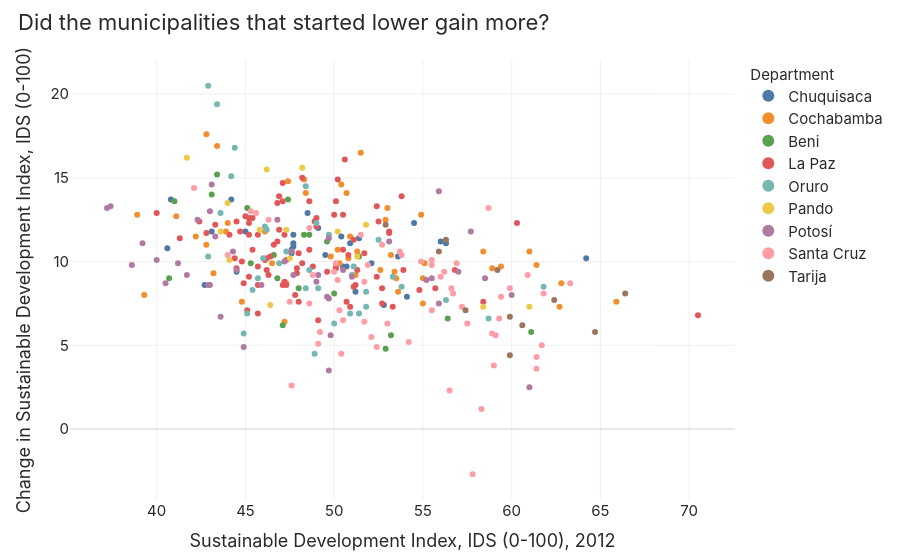

Notebook code for this chart:
### Markdown cell above
The mean rose and the spread fell: a first hint of convergence.

### Change per municipality

`geo.change()` gives each unit's initial and final value, its change and its rank in each period:

### Code cell
chg = geo.change(ids, "index_sdg")
print(f"The IDS rose in {(chg['index_sdg_change'] > 0).sum()} of {len(chg)} units; "
      f"correlation of the change with the initial level: "
      f"{np.corrcoef(chg['index_sdg_2012'], chg['index_sdg_change'])[0, 1]:.2f}")
px.scatter(chg, x="index_sdg_2012", y="index_sdg_change", color="department", hover_name="name",
           labels=geo.labels(chg), title="Did the municipalities that started lower gain more?")

### Figure 1 — Plotly figure (JSON) as saved in the notebook; plotly's stock layout.template omitted (floating-point values rounded to 4 significant figures)
{"data": [{"hovertemplate": "<b>%{hovertext}</b><br><br>Department=Chuquisaca<br>Sustainable Development Index, IDS (0-100), 2012=%{x}<br>Change in Sustainable Development Index, IDS (0-100)=%{y}<extra></extra>", "hovertext": ["Azurduy", "Tarvita", "Villa Serrano", "Huacareta", "Monteagudo", "Huacaya (Autonomía Guaraní Chaqueño de Huacaya)", "Macharetí", "Villa Vaca Guzmán", "Camargo", "Incahuasi", "San Lucas", "Villa Charcas", "Poroma", "Sucre", "Yotala", "Culpina", "Las Carreras", "Villa Abecia", "Alcalá", "El Villar", "Padilla", "Sopachuy", "Tomina", "Tarabuco", "Yamparáez", "Mojocoya", "Presto", "Icla", "Zudáñez"], "legendgroup": "Chuquisaca", "marker": {"color": "#4E79A7", "symbol": "circle"}, "mode": "markers", "name": "Chuquisaca", "orientation": "v", "showlegend": true, "type": "scatter", "x": [40.8, 44.5, 53.6, 47.7, 56.3, 50.4, 50.7, 52.8, 54.1, 42.7, 45.0, 43.1, 40.6, 64.2, 56.0, 51.2, 52.1, 50.9, 51.4, 49.1, 54.5, 47.7, 50.5, 47.7, 47.6, 48.5, 44.2, 47.6, 49.5], "xaxis": "x", "y": [13.7, 9.4, 10.3, 10.9, 11.1, 11.5, 9.7, 7.4, 7.9, 8.6, 11.8, 11.8, 10.8, 10.2, 11.2, 8.2, 9.9, 11.1, 11.4, 12.0, 12.3, 11.1, 9.7, 11.6, 10.7, 12.9, 13.7, 10.5, 10.4], "yaxis": "y"}, {"hovertemplate": "<b>%{hovertext}</b><br><br>Department=Cochabamba<br>Sustainable Development Index, IDS (0-100), 2012=%{x}<br>Change in Sustainable Development Index, IDS (0-100)=%{y}<extra></extra>", "hovertext": ["Arani", "Vacas", "Arque", "Tacopaya", "Ayopaya", "Cocapata", "Morochata", "Bolívar", "Aiquile", "Omereque", "Pasorapa", "Capinota", "Santiváñez", "Sicaya", "Chimoré", "Entre Ríos", "Pocona", "Pojo", "Puerto Villarroel", "Totora", "Cochabamba", "Colomi", "Sacaba", "Villa Tunari", "Anzaldo", "Arbieto", "Sacabamba", "Tarata", "Cliza", "Toco", "Tolata", "Alalay", "Mizque", "Vila Vila", "TIOC-Raqaypampa", "Punata", "San Benito", "Tacachi", "Villa Gualberto Villarroel", "Villa Rivero", "Colcapirhua", "Quillacollo", "Sipesipe", "Tiquipaya", "Vinto", "Tapacarí", "Shinahota", "Tiraque"], "legendgroup": "Cochabamba", "marker": {"color": "#F28E2B", "symbol": "circle"}, "mode": "markers", "name": "Cochabamba", "orientation": "v", "showlegend": true, "type": "scatter", "x": [53.6, 47.3, 38.9, 43.2, 46.5, 43.9, 46.1, 44.8, 50.7, 53.0, 52.9, 53.4, 51.5, 42.8, 50.1, 53.5, 50.9, 48.4, 51.3, 47.4, 65.9, 52.6, 61.0, 50.8, 44.0, 49.8, 47.2, 50.3, 58.9, 51.2, 55.0, 42.8, 50.4, 41.1, 39.3, 59.4, 54.9, 48.3, 43.4, 50.2, 62.8, 62.7, 55.0, 61.4, 58.4, 42.2, 55.1, 53.2], "xaxis": "x", "y": [8.2, 8.7, 12.8, 9.3, 9.9, 11.8, 11.8, 7.6, 14.1, 13.2, 12.5, 9.4, 16.5, 17.6, 9.8, 9.0, 11.5, 14.1, 10.6, 14.8, 7.6, 9.5, 10.6, 10.2, 12.3, 10.3, 6.4, 9.9, 9.6, 9.2, 7.5, 11.0, 14.6, 12.7, 8.0, 9.7, 12.8, 14.9, 16.9, 10.7, 8.7, 7.3, 9.0, 9.8, 10.6, 11.5, 9.9, 10.4], "yaxis": "y"}, {"hovertemplate": "<b>%{hovertext}</b><br><br>Department=Beni<br>Sustainable Development Index, IDS (0-100), 2012=%{x}<br>Change in Sustainable Development Index, IDS (0-100)=%{y}<extra></extra>", "hovertext": ["San Javier", "Trinidad", "Puerto Menor de Rurrenabaque", "Reyes", "San Borja", "Santa Rosa", "Baures", "Huacaraje", "Magdalena", "Puerto Siles", "San Joaquín", "San Ramón", "Loreto", "San Andrés", "San Ignacio", "Guayaramerín", "Riberalta", "Exaltación", "Santa Ana", "TIOC-Territorio Indígena Multiétnico"], "legendgroup": "Beni", "marker": {"color": "#59A14F", "symbol": "circle"}, "mode": "markers", "name": "Beni", "orientation": "v", "showlegend": true, "type": "scatter", "x": [45.3, 61.1, 56.4, 46.6, 47.1, 53.2, 47.4, 45.1, 49.6, 43.1, 48.6, 48.3, 43.4, 48.0, 46.8, 51.4, 50.0, 41.0, 52.9, 40.7], "xaxis": "x", "y": [9.9, 5.8, 6.6, 10.4, 6.2, 5.6, 13.7, 13.2, 11.2, 14.0, 11.6, 11.6, 15.2, 8.4, 9.0, 10.3, 8.1, 13.6, 4.8, 9.0], "yaxis": "y"}, {"hovertemplate": "<b>%{hovertext}</b><br><br>Department=La Paz<br>Sustainable Development Index, IDS (0-100), 2012=%{x}<br>Change in Sustainable Development Index, IDS (0-100)=%{y}<extra></extra>", "hovertext": ["Ixiamas", "San Buenaventura", "Ayo Ayo", "Calamarca", "Collana", "Colquencha", "Patacamaya", "Sicasica", "Umala", "Charazani", "Curva", "Escoma", "Humanata", "Mocomoco", "Puerto Acosta", "Puerto Mayor de Carabuco", "Alto Beni", "Caranavi", "Apolo", "Pelechuco", "Catacora", "Santiago de Machaca", "Chacarilla", "Papel Pampa", "San Pedro de Curahuara", "Desaguadero", "Jesús de Machaka", "La (Marka) San Andrés de Machaca", "Puerto Mayor de Guaqui", "Taraco", "Tiahuanacu", "Viacha", "Cajuata", "Colquiri", "Ichoca", "Inquisivi", "Quime", "Villa Libertad Licoma", "Combaya", "Guanay", "Mapiri", "Quiabaya", "Sorata", "Tacacoma", "Teoponte", "Tipuani", "Cairoma", "Luribay", "Malla", "Sapahaqui", "Yaco", "Batallas", "Laja", "Pucarani", "Puerto Pérez", "Copacabana", "San Pedro de Tiquina", "Tito Yupanqui", "Aucapata", "Ayata", "Chuma", "Achocalla", "El Alto", "Mecapaca", "Nuestra Señora de La Paz", "Palca", "Coripata", "Coroico", "Achacachi", "Chua Cocani", "Huarina", "Huatajata", "Santiago de Huata", "Villa Ancoraimes", "Calacoto", "Caquiaviri", "Charaña", "Comanche", "Corocoro", "Nazacara de Pacajes", "Santiago de Callapa", "Waldo Ballivián", "Chulumani", "Irupana", "La Asunta", "Palos Blancos", "Yanacachi"], "legendgroup": "La Paz", "marker": {"color": "#E15759", "symbol": "circle"}, "mode": "markers", "name": "La Paz", "orientation": "v", "showlegend": true, "type": "scatter", "x": [44.1, 53.1, 47.1, 46.8, 50.9, 48.2, 52.5, 46.6, 46.4, 46.8, 45.2, 46.2, 43.3, 47.9, 45.7, 45.4, 48.6, 51.7, 50.1, 48.2, 47.2, 49.1, 42.4, 47.3, 42.8, 53.9, 47.2, 46.3, 51.1, 49.6, 49.0, 53.8, 52.7, 48.0, 44.4, 44.5, 51.1, 51.2, 47.3, 50.5, 52.4, 45.1, 48.6, 47.9, 46.9, 52.4, 48.8, 48.9, 45.7, 45.7, 44.5, 49.0, 47.1, 46.9, 45.2, 53.3, 50.8, 47.8, 44.7, 45.7, 48.0, 50.1, 60.3, 50.6, 70.5, 50.0, 55.7, 58.4, 50.5, 47.1, 50.2, 53.1, 51.3, 45.0, 41.3, 46.1, 44.8, 45.4, 44.9, 46.2, 40.0, 45.2, 54.8, 52.7, 45.2, 50.7, 56.8], "xaxis": "x", "y": [11.6, 11.8, 8.6, 13.5, 7.3, 9.9, 12.4, 11.0, 10.3, 11.2, 12.6, 9.5, 12.2, 9.6, 6.9, 10.7, 10.7, 10.5, 9.6, 15.0, 8.8, 6.5, 12.4, 10.1, 11.7, 9.5, 11.6, 9.2, 11.3, 9.4, 12.1, 13.9, 7.5, 10.5, 10.2, 12.4, 8.5, 8.6, 8.6, 12.8, 13.3, 7.1, 13.6, 9.3, 11.9, 9.1, 9.7, 12.4, 8.6, 11.6, 9.6, 12.6, 14.7, 13.9, 9.1, 7.3, 10.4, 8.0, 11.8, 9.7, 7.6, 13.6, 12.3, 16.1, 6.8, 12.8, 8.4, 7.6, 10.7, 13.6, 14.9, 11.7, 9.5, 12.7, 11.4, 10.1, 10.0, 12.6, 8.7, 10.2, 12.9, 11.6, 8.3, 8.4, 12.3, 7.6, 9.5], "yaxis": "y"}, {"hovertemplate": "<b>%{hovertext}</b><br><br>Department=Oruro<br>Sustainable Development Index, IDS (0-100), 2012=%{x}<br>Change in Sustainable Development Index, IDS (0-100)=%{y}<extra></extra>", "hovertext": ["Challapata", "Santuario de Quillacas", "Choquecota", "Corque", "Caracollo", "El Choro", "Oruro", "Paria", "Pampa Aullagas", "Salinas de Garci Mendoza (Autonomía Indígena Originario Campesina de Salinas)", "Cruz de Machacamarca", "Escara", "Esmeralda", "Huachacalla", "Yunguyo del Litoral", "Carangas", "La Rivera", "Todos Santos", "Santiago de Huayllamarca", "Huanuni", "Machacamarca", "Antequera", "Pazña", "Poopó", "Uru Chipaya (Nación Originaria Uru Chipaya)", "Coipasa", "Sabaya", "Curahuara de Carangas", "Turco", "Totora", "Toledo", "Santiago de Huari", "Andamarca", "Belén de Andamarca", "Eucaliptus"], "legendgroup": "Oruro", "marker": {"color": "#76B7B2", "symbol": "circle"}, "mode": "markers", "name": "Oruro", "orientation": "v", "showlegend": true, "type": "scatter", "x": [49.0, 50.0, 48.4, 45.4, 49.7, 42.9, 61.8, 51.0, 46.1, 45.7, 42.9, 44.2, 48.6, 58.7, 48.4, 43.4, 46.9, 44.4, 46.0, 56.3, 53.3, 53.8, 51.4, 52.5, 44.9, 51.1, 46.2, 51.8, 49.1, 48.9, 45.1, 50.9, 43.6, 47.3, 51.8], "xaxis": "x", "y": [12.3, 6.3, 8.4, 8.3, 11.6, 10.3, 8.5, 9.2, 12.1, 9.0, 20.5, 15.1, 9.5, 6.6, 14.5, 19.4, 9.9, 16.8, 10.2, 7.7, 9.1, 8.5, 6.9, 11.3, 5.7, 9.7, 11.9, 7.3, 8.4, 4.5, 6.9, 6.9, 12.9, 10.6, 8.2], "yaxis": "y"}, {"hovertemplate": "<b>%{hovertext}</b><br><br>Department=Pando<br>Sustainable Development Index, IDS (0-100), 2012=%{x}<br>Change in Sustainable Development Index, IDS (0-100)=%{y}<extra></extra>", "hovertext": ["Ingavi", "Santa Rosa", "Nueva Esperanza", "Santos Mercado", "Villa Nueva", "Puerto Gonzalo Moreno", "San Lorenzo", "Sena", "Filadelfia", "Puerto Rico", "San Pedro", "Bella Flor", "Bolpebra", "Cobija", "Porvenir"], "legendgroup": "Pando", "marker": {"color": "#EDC948", "symbol": "circle"}, "mode": "markers", "name": "Pando", "orientation": "v", "showlegend": true, "type": "scatter", "x": [44.1, 48.2, 45.8, 43.6, 44.0, 46.4, 47.5, 47.3, 51.8, 51.3, 41.7, 50.2, 46.2, 61.0, 58.4], "xaxis": "x", "y": [10.1, 15.6, 11.9, 11.8, 13.5, 7.4, 10.2, 11.9, 12.2, 10.3, 16.2, 11.8, 15.5, 7.3, 7.3], "yaxis": "y"}, {"hovertemplate": "<b>%{hovertext}</b><br><br>Department=Potosí<br>Sustainable Development Index, IDS (0-100), 2012=%{x}<br>Change in Sustainable Development Index, IDS (0-100)=%{y}<extra></extra>", "hovertext": ["Caripuyo", "Sacaca", "Porco", "Tomave", "Uyuni", "TIOC-Jatun Ayllu Yura", "San Pedro", "Toro Toro", "Colquechaca", "Ocurí", "Pocoata", "Ravelo", "San Pedro de Macha", "Betanzos", "Chaquí", "Tacobamba", "Llica", "Tahua", "San Agustín", "Acasio", "Arampampa", "Caiza \"D\"", "Ckochas", "Puna", "Villazón", "Cotagaita", "Vitichi", "Colcha \"K\"", "San Pedro de Quemes", "Chayanta", "Chuquihuta Ayllu Jucumani", "Llallagua", "Uncía", "Atocha", "Tupiza", "Mojinete", "San Antonio de Esmoruco", "San Pablo", "Potosí", "Tinguipaya", "Urmiri", "Yocalla"], "legendgroup": "Potosí", "marker": {"color": "#B07AA1", "symbol": "circle"}, "mode": "markers", "name": "Potosí", "orientation": "v", "showlegend": true, "type": "scatter", "x": [44.9, 43.0, 57.0, 49.1, 55.5, 42.3, 40.0, 43.0, 44.5, 40.5, 41.7, 43.3, 39.2, 47.6, 47.7, 37.2, 49.0, 49.7, 53.1, 42.9, 44.3, 50.5, 37.4, 49.6, 57.7, 47.2, 46.8, 55.9, 55.9, 45.9, 41.2, 55.2, 49.8, 61.0, 58.5, 43.1, 49.7, 51.0, 60.0, 38.6, 43.6, 49.7], "xaxis": "x", "y": [4.9, 8.6, 9.4, 9.2, 9.0, 12.5, 10.1, 13.0, 9.5, 8.7, 9.2, 11.5, 11.1, 10.6, 9.2, 13.2, 8.8, 11.4, 11.2, 8.6, 10.6, 9.5, 13.3, 7.9, 11.8, 10.0, 12.5, 14.2, 7.5, 8.6, 9.9, 8.9, 5.6, 2.5, 9.0, 14.6, 3.5, 9.1, 8.0, 9.8, 6.7, 7.8], "yaxis": "y"}, {"hovertemplate": "<b>%{hovertext}</b><br><br>Department=Santa Cruz<br>Sustainable Development Index, IDS (0-100), 2012=%{x}<br>Change in Sustainable Development Index, IDS (0-100)=%{y}<extra></extra>", "hovertext": ["Cotoca", "El Torno", "La Guardia", "Porongo", "Santa Cruz de la Sierra", "San Matías", "Pailón", "Roboré", "San José de Chiquitos", "Boyuibe", "Cabezas", "Camiri", "Charagua (Autonomía Guaraní Charagua Iyambae)", "Cuevo", "Gutiérrez (Autonomía Indígena Kereimba Iyaambae)", "Lagunillas", "Mairana", "Pampagrande", "Quirusillas", "Samaipata", "El Carmen Rivero Tórrez", "Puerto Quijarro", "Puerto Suárez", "Ascención de Guarayos", "El Puente", "Urubichá", "Buena Vista", "San Carlos", "San Juan", "Yapacaní", "Comarapa", "Saipina", "Concepción", "Cuatro Cañadas", "San Antonio de Lomerio", "San Javier", "San Julián", "San Ramón", "Fernández Alonso", "General Saavedra", "Mineros", "Montero", "San Pedro", "Colpa Bélgica", "Portachuelo", "Santa Rosa del Sara", "Moromoro", "Postrervalle", "Pucará", "Trigal", "Vallegrande", "San Ignacio de Velasco", "San Miguel de Velasco", "San Rafael", "Okinawa Uno", "Warnes"], "legendgroup": "Santa Cruz", "marker": {"color": "#FF9DA7", "symbol": "circle"}, "mode": "markers", "name": "Santa Cruz", "orientation": "v", "showlegend": true, "type": "scatter", "x": [57.5, 56.2, 59.9, 58.7, 63.3, 49.2, 52.1, 58.3, 57.8, 53.0, 52.4, 61.7, 48.6, 50.1, 42.1, 48.6, 59.1, 57.2, 55.5, 60.9, 50.3, 61.4, 56.5, 47.6, 44.0, 49.1, 55.5, 55.5, 51.7, 46.3, 58.9, 56.0, 50.5, 54.9, 48.8, 50.0, 45.3, 51.9, 51.5, 50.2, 53.8, 61.4, 53.7, 56.6, 56.9, 45.6, 59.3, 54.2, 52.7, 59.0, 61.8, 51.7, 50.4, 47.5, 56.7, 59.4], "xaxis": "x", "y": [6.3, 9.4, 8.4, 13.2, 8.7, 5.8, 5.5, 1.2, -2.7, 6.3, 4.9, 5.0, 7.5, 9.9, 14.4, 12.0, 5.6, 7.3, 7.1, 9.2, 7.1, 4.3, 2.3, 2.6, 10.4, 5.1, 9.8, 10.1, 8.8, 12.5, 5.7, 9.1, 6.5, 10.0, 9.2, 9.4, 13.0, 9.8, 11.6, 8.9, 10.4, 3.6, 10.6, 8.4, 9.9, 12.9, 6.6, 5.2, 11.0, 3.8, 8.1, 6.4, 4.5, 7.6, 8.1, 7.9], "yaxis": "y"}, {"hovertemplate": "<b>%{hovertext}</b><br><br>Department=Tarija<br>Sustainable Development Index, IDS (0-100), 2012=%{x}<br>Change in Sustainable Development Index, IDS (0-100)=%{y}<extra></extra>", "hovertext": ["Bermejo", "Padcaya", "Uriondo", "Yunchará", "Tarija", "Caraparí", "Villa Montes", "Yacuiba", "El Puente", "San Lorenzo", "Entre Ríos"], "legendgroup": "Tarija", "marker": {"color": "#9C755F", "symbol": "circle"}, "mode": "markers", "name": "Tarija", "orientation": "v", "showlegend": true, "type": "scatter", "x": [64.7, 59.2, 60.6, 52.9, 66.4, 62.4, 59.9, 59.9, 55.9, 56.3, 57.4], "xaxis": "x", "y": [5.8, 9.5, 6.2, 12.2, 8.1, 7.7, 6.7, 4.4, 10.6, 11.3, 7.1], "yaxis": "y"}], "layout": {"legend": {"title": {"text": "Department"}, "tracegroupgap": 0}, "title": {"text": "Did the municipalities that started lower gain more?"}, "xaxis": {"anchor": "y", "domain": [0.0, 1.0], "title": {"text": "Sustainable Development Index, IDS (0-100), 2012"}}, "yaxis": {"anchor": "x", "domain": [0.0, 1.0], "title": {"text": "Change in Sustainable Development Index, IDS (0-100)"}}}}
